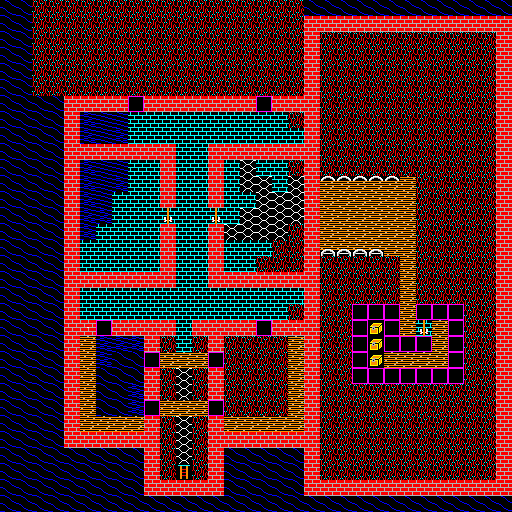

Tiled map render using the project's own tile images. Description and the map definition, with tile-layer contents summarised, below:
An orthogonal 32x32 tile map with 16x16 px tiles, 1 tile layer (map) and 11 objects (11x FRIENDLY).

<map version="1.0" orientation="orthogonal" width="32" height="32" tilewidth="16" tileheight="16" backgroundcolor="#000000">
 <properties>
  <property name="startX" value="1" />
  <property name="startY" value="15" />
 </properties>
  <tileset firstgid="1" name="aquaria_l2.ult" tilewidth="16" tileheight="16">
    <image source="ultima-ega.png" width="256" height="256" />
        <tile id="0">
            <animation>
                <frame tileid="256" duration="300" />
                <frame tileid="257" duration="300" />
                <frame tileid="258" duration="300" />
                <frame tileid="259" duration="300" />
                <frame tileid="260" duration="300" />
                <frame tileid="261" duration="300" />
                <frame tileid="262" duration="300" />
                <frame tileid="263" duration="300" />
                <frame tileid="264" duration="300" />
                <frame tileid="265" duration="300" />
                <frame tileid="266" duration="300" />
                <frame tileid="267" duration="300" />
                <frame tileid="268" duration="300" />
                <frame tileid="269" duration="300" />
                <frame tileid="270" duration="300" />
                <frame tileid="271" duration="300" />
            </animation>
        </tile>
        <tile id="1">
            <animation>
                <frame tileid="272" duration="300" />
                <frame tileid="273" duration="300" />
                <frame tileid="274" duration="300" />
                <frame tileid="275" duration="300" />
                <frame tileid="276" duration="300" />
                <frame tileid="277" duration="300" />
                <frame tileid="278" duration="300" />
                <frame tileid="279" duration="300" />
                <frame tileid="280" duration="300" />
                <frame tileid="281" duration="300" />
                <frame tileid="282" duration="300" />
                <frame tileid="283" duration="300" />
                <frame tileid="284" duration="300" />
                <frame tileid="285" duration="300" />
                <frame tileid="286" duration="300" />
                <frame tileid="287" duration="300" />
            </animation>
        </tile>
        <tile id="2">
            <animation>
                <frame tileid="288" duration="300" />
                <frame tileid="289" duration="300" />
                <frame tileid="290" duration="300" />
                <frame tileid="291" duration="300" />
                <frame tileid="292" duration="300" />
                <frame tileid="293" duration="300" />
                <frame tileid="294" duration="300" />
                <frame tileid="295" duration="300" />
                <frame tileid="296" duration="300" />
                <frame tileid="297" duration="300" />
                <frame tileid="298" duration="300" />
                <frame tileid="299" duration="300" />
                <frame tileid="300" duration="300" />
                <frame tileid="301" duration="300" />
                <frame tileid="302" duration="300" />
                <frame tileid="303" duration="300" />
            </animation>
        </tile>
        <tile id="32">
            <animation>
                <frame tileid="32" duration="300" />
                <frame tileid="33" duration="300" />
            </animation>
        </tile>
        <tile id="34">
            <animation>
                <frame tileid="34" duration="300" />
                <frame tileid="35" duration="300" />
            </animation>
        </tile>
        <tile id="36">
            <animation>
                <frame tileid="36" duration="300" />
                <frame tileid="37" duration="300" />
            </animation>
        </tile>
        <tile id="38">
            <animation>
                <frame tileid="38" duration="300" />
                <frame tileid="39" duration="300" />
            </animation>
        </tile>
        <tile id="40">
            <animation>
                <frame tileid="40" duration="300" />
                <frame tileid="41" duration="300" />
            </animation>
        </tile>
        <tile id="42">
            <animation>
                <frame tileid="42" duration="300" />
                <frame tileid="43" duration="300" />
            </animation>
        </tile>
        <tile id="44">
            <animation>
                <frame tileid="44" duration="300" />
                <frame tileid="45" duration="300" />
            </animation>
        </tile>
        <tile id="46">
            <animation>
                <frame tileid="46" duration="300" />
                <frame tileid="47" duration="300" />
            </animation>
        </tile>
        <tile id="68">
            <animation>
                <frame tileid="304" duration="300" />
                <frame tileid="305" duration="300" />
                <frame tileid="306" duration="300" />
                <frame tileid="307" duration="300" />
                <frame tileid="308" duration="300" />
                <frame tileid="309" duration="300" />
                <frame tileid="310" duration="300" />
                <frame tileid="311" duration="300" />
            </animation>
        </tile>
        <tile id="69">
            <animation>
                <frame tileid="312" duration="300" />
                <frame tileid="313" duration="300" />
                <frame tileid="314" duration="300" />
                <frame tileid="315" duration="300" />
                <frame tileid="316" duration="300" />
                <frame tileid="317" duration="300" />
                <frame tileid="318" duration="300" />
                <frame tileid="319" duration="300" />
            </animation>
        </tile>
        <tile id="70">
            <animation>
                <frame tileid="320" duration="300" />
                <frame tileid="321" duration="300" />
                <frame tileid="322" duration="300" />
                <frame tileid="323" duration="300" />
                <frame tileid="324" duration="300" />
                <frame tileid="325" duration="300" />
                <frame tileid="326" duration="300" />
                <frame tileid="327" duration="300" />
            </animation>
        </tile>
        <tile id="71">
            <animation>
                <frame tileid="328" duration="300" />
                <frame tileid="329" duration="300" />
                <frame tileid="330" duration="300" />
                <frame tileid="331" duration="300" />
                <frame tileid="332" duration="300" />
                <frame tileid="333" duration="300" />
                <frame tileid="334" duration="300" />
                <frame tileid="335" duration="300" />
            </animation>
        </tile>
        <tile id="76">
            <animation>
                <frame tileid="336" duration="300" />
                <frame tileid="337" duration="300" />
                <frame tileid="338" duration="300" />
                <frame tileid="339" duration="300" />
                <frame tileid="340" duration="300" />
                <frame tileid="341" duration="300" />
                <frame tileid="342" duration="300" />
                <frame tileid="343" duration="300" />
            </animation>
        </tile>
        <tile id="80">
            <animation>
                <frame tileid="80" duration="300" />
                <frame tileid="81" duration="300" />
            </animation>
        </tile>
        <tile id="82">
            <animation>
                <frame tileid="82" duration="300" />
                <frame tileid="83" duration="300" />
            </animation>
        </tile>
        <tile id="84">
            <animation>
                <frame tileid="84" duration="300" />
                <frame tileid="85" duration="300" />
            </animation>
        </tile>
        <tile id="86">
            <animation>
                <frame tileid="86" duration="300" />
                <frame tileid="87" duration="300" />
            </animation>
        </tile>
        <tile id="88">
            <animation>
                <frame tileid="88" duration="300" />
                <frame tileid="89" duration="300" />
            </animation>
        </tile>
        <tile id="90">
            <animation>
                <frame tileid="90" duration="300" />
                <frame tileid="91" duration="300" />
            </animation>
        </tile>
        <tile id="92">
            <animation>
                <frame tileid="92" duration="300" />
                <frame tileid="93" duration="300" />
            </animation>
        </tile>
        <tile id="94">
            <animation>
                <frame tileid="94" duration="300" />
                <frame tileid="95" duration="300" />
            </animation>
        </tile>
        <tile id="132">
            <animation>
                <frame tileid="132" duration="300" />
                <frame tileid="133" duration="300" />
            </animation>
        </tile>
        <tile id="134">
            <animation>
                <frame tileid="134" duration="300" />
                <frame tileid="135" duration="300" />
            </animation>
        </tile>
        <tile id="136">
            <animation>
                <frame tileid="136" duration="300" />
                <frame tileid="137" duration="300" />
            </animation>
        </tile>
        <tile id="138">
            <animation>
                <frame tileid="138" duration="300" />
                <frame tileid="139" duration="300" />
            </animation>
        </tile>
        <tile id="140">
            <animation>
                <frame tileid="140" duration="300" />
                <frame tileid="141" duration="300" />
            </animation>
        </tile>
        <tile id="142">
            <animation>
                <frame tileid="142" duration="300" />
                <frame tileid="143" duration="300" />
            </animation>
        </tile>
        <tile id="144">
            <animation>
                <frame tileid="144" duration="300" />
                <frame tileid="145" duration="300" />
                <frame tileid="146" duration="300" />
                <frame tileid="147" duration="300" />
            </animation>
        </tile>
        <tile id="148">
            <animation>
                <frame tileid="148" duration="300" />
                <frame tileid="149" duration="300" />
                <frame tileid="150" duration="300" />
                <frame tileid="151" duration="300" />
            </animation>
        </tile>
        <tile id="152">
            <animation>
                <frame tileid="152" duration="300" />
                <frame tileid="153" duration="300" />
                <frame tileid="154" duration="300" />
                <frame tileid="155" duration="300" />
            </animation>
        </tile>
        <tile id="156">
            <animation>
                <frame tileid="156" duration="300" />
                <frame tileid="157" duration="300" />
                <frame tileid="158" duration="300" />
                <frame tileid="159" duration="300" />
            </animation>
        </tile>
        <tile id="160">
            <animation>
                <frame tileid="160" duration="300" />
                <frame tileid="161" duration="300" />
                <frame tileid="162" duration="300" />
                <frame tileid="163" duration="300" />
            </animation>
        </tile>
        <tile id="164">
            <animation>
                <frame tileid="164" duration="300" />
                <frame tileid="165" duration="300" />
                <frame tileid="166" duration="300" />
                <frame tileid="167" duration="300" />
            </animation>
        </tile>
        <tile id="168">
            <animation>
                <frame tileid="168" duration="300" />
                <frame tileid="169" duration="300" />
                <frame tileid="170" duration="300" />
                <frame tileid="171" duration="300" />
            </animation>
        </tile>
        <tile id="172">
            <animation>
                <frame tileid="172" duration="300" />
                <frame tileid="173" duration="300" />
                <frame tileid="174" duration="300" />
                <frame tileid="175" duration="300" />
            </animation>
        </tile>
        <tile id="176">
            <animation>
                <frame tileid="176" duration="300" />
                <frame tileid="177" duration="300" />
                <frame tileid="178" duration="300" />
                <frame tileid="179" duration="300" />
            </animation>
        </tile>
        <tile id="180">
            <animation>
                <frame tileid="180" duration="300" />
                <frame tileid="181" duration="300" />
                <frame tileid="182" duration="300" />
                <frame tileid="183" duration="300" />
            </animation>
        </tile>
        <tile id="184">
            <animation>
                <frame tileid="184" duration="300" />
                <frame tileid="185" duration="300" />
                <frame tileid="186" duration="300" />
                <frame tileid="187" duration="300" />
            </animation>
        </tile>
        <tile id="188">
            <animation>
                <frame tileid="188" duration="300" />
                <frame tileid="189" duration="300" />
                <frame tileid="190" duration="300" />
                <frame tileid="191" duration="300" />
            </animation>
        </tile>
        <tile id="192">
            <animation>
                <frame tileid="192" duration="300" />
                <frame tileid="193" duration="300" />
                <frame tileid="194" duration="300" />
                <frame tileid="195" duration="300" />
            </animation>
        </tile>
        <tile id="196">
            <animation>
                <frame tileid="196" duration="300" />
                <frame tileid="197" duration="300" />
                <frame tileid="198" duration="300" />
                <frame tileid="199" duration="300" />
            </animation>
        </tile>
        <tile id="200">
            <animation>
                <frame tileid="200" duration="300" />
                <frame tileid="201" duration="300" />
                <frame tileid="202" duration="300" />
                <frame tileid="203" duration="300" />
            </animation>
        </tile>
        <tile id="204">
            <animation>
                <frame tileid="204" duration="300" />
                <frame tileid="205" duration="300" />
                <frame tileid="206" duration="300" />
                <frame tileid="207" duration="300" />
            </animation>
        </tile>
        <tile id="208">
            <animation>
                <frame tileid="208" duration="300" />
                <frame tileid="209" duration="300" />
                <frame tileid="210" duration="300" />
                <frame tileid="211" duration="300" />
            </animation>
        </tile>
        <tile id="212">
            <animation>
                <frame tileid="212" duration="300" />
                <frame tileid="213" duration="300" />
                <frame tileid="214" duration="300" />
                <frame tileid="215" duration="300" />
            </animation>
        </tile>
        <tile id="216">
            <animation>
                <frame tileid="216" duration="300" />
                <frame tileid="217" duration="300" />
                <frame tileid="218" duration="300" />
                <frame tileid="219" duration="300" />
            </animation>
        </tile>
        <tile id="220">
            <animation>
                <frame tileid="220" duration="300" />
                <frame tileid="221" duration="300" />
                <frame tileid="222" duration="300" />
                <frame tileid="223" duration="300" />
            </animation>
        </tile>
        <tile id="224">
            <animation>
                <frame tileid="224" duration="300" />
                <frame tileid="225" duration="300" />
                <frame tileid="226" duration="300" />
                <frame tileid="227" duration="300" />
            </animation>
        </tile>
        <tile id="228">
            <animation>
                <frame tileid="228" duration="300" />
                <frame tileid="229" duration="300" />
                <frame tileid="230" duration="300" />
                <frame tileid="231" duration="300" />
            </animation>
        </tile>
        <tile id="232">
            <animation>
                <frame tileid="232" duration="300" />
                <frame tileid="233" duration="300" />
                <frame tileid="234" duration="300" />
                <frame tileid="235" duration="300" />
            </animation>
        </tile>
        <tile id="236">
            <animation>
                <frame tileid="236" duration="300" />
                <frame tileid="237" duration="300" />
                <frame tileid="238" duration="300" />
                <frame tileid="239" duration="300" />
            </animation>
        </tile>
        <tile id="240">
            <animation>
                <frame tileid="240" duration="300" />
                <frame tileid="241" duration="300" />
                <frame tileid="242" duration="300" />
                <frame tileid="243" duration="300" />
            </animation>
        </tile>
        <tile id="244">
            <animation>
                <frame tileid="244" duration="300" />
                <frame tileid="245" duration="300" />
                <frame tileid="246" duration="300" />
                <frame tileid="247" duration="300" />
            </animation>
        </tile>
        <tile id="248">
            <animation>
                <frame tileid="248" duration="300" />
                <frame tileid="249" duration="300" />
                <frame tileid="250" duration="300" />
                <frame tileid="251" duration="300" />
            </animation>
        </tile>
        <tile id="252">
            <animation>
                <frame tileid="252" duration="300" />
                <frame tileid="253" duration="300" />
                <frame tileid="254" duration="300" />
                <frame tileid="255" duration="300" />
            </animation>
        </tile>
  </tileset>
  <layer name="map" width="32" height="32">
    <data>[1024 cells, 1024 non-empty, 15 distinct tile ids]</data>
  </layer>
  <objectgroup name="people" width="32" height="32">
<object name="Sir Gassin" type="FRIENDLY" x="160" y="400" width="16" height="16">
<properties>
<property name="movement" value="FIXED" />
<property name="icon" value="80" />
</properties>
</object>
<object name="Sir Grimor" type="FRIENDLY" x="176" y="128" width="16" height="16">
<properties>
<property name="movement" value="WANDER" />
<property name="icon" value="80" />
</properties>
</object>
<object name="Sir Clavdius" type="FRIENDLY" x="192" y="224" width="16" height="16">
<properties>
<property name="movement" value="FIXED" />
<property name="icon" value="80" />
</properties>
</object>
<object name="Sir Hyrdrin" type="FRIENDLY" x="176" y="192" width="16" height="16">
<properties>
<property name="movement" value="FIXED" />
<property name="icon" value="80" />
</properties>
</object>
<object name="Tularduril" type="FRIENDLY" x="272" y="192" width="16" height="16">
<properties>
<property name="movement" value="FIXED" />
<property name="icon" value="178" />
</properties>
</object>
</objectgroup>
</map>
<!-- 6 of 11 objects omitted -->
